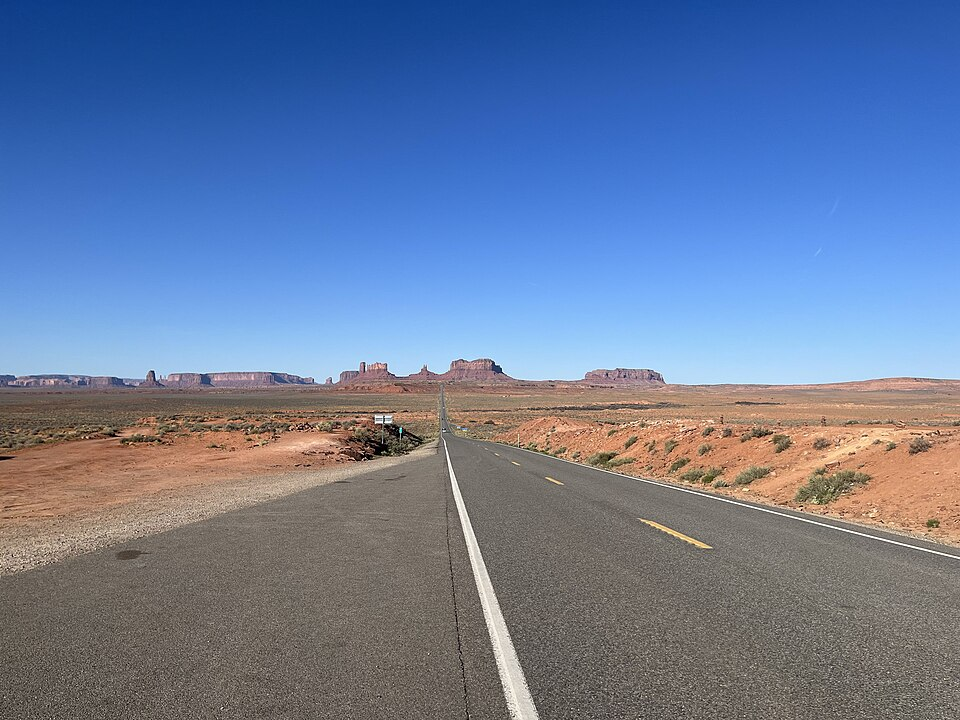
#> input picture lab/landscapes/utah/photograph.jpg, 960 x 720 px
$ python score.py
#> lines starting #> are read from the running program, lines starting #| are printed output that depends on the picture; after the words box and inside, x2 and y2 are one past the last pixel; in counts of white or black regions, pixels touching at a corner belong together
from pathlib import Path
import numpy as np,sys
from PIL import Image
from scipy.ndimage import median_filter,gaussian_filter1d
D=Path(__file__).parent
def skyline(f,real):
#> called with real = True
 a=np.array(Image.open(f).convert('RGB'),dtype=float)
 # Strip contains sky and land only. Reject isolated compression differences.
 if real: sky=(a[:,:,2]>a[:,:,0]*1.04)&(a[:,:,2]>a[:,:,1]*1.015)
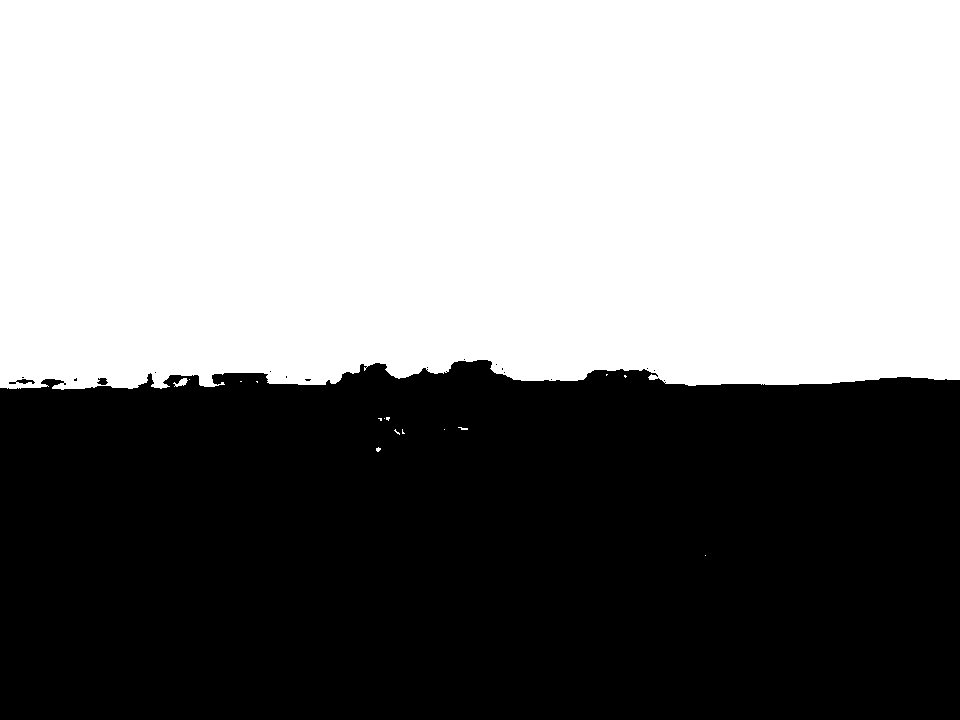
#> sky: shape (720, 960) bool; 52.7% white; 18 black regions (15 under 20 px), largest, box (x1, y1, x2, y2) and area: (0, 360, 960, 720) 326883, (9, 379, 35, 384) 69, (97, 378, 108, 385) 55
 else: sky=(a[:,:,2]>a[:,:,0]*1.025)&(a[:,:,2]>=a[:,:,1]*.99) | (a.min(axis=2)>180)
 raw=np.argmax(~sky[310:432],axis=0)+310
#> raw = 960 values, max 389 at index 7, min 359 at index 464, mean 378.7
 return median_filter(raw,3).astype(float)
true=skyline(D/'photograph.jpg',True);i=np.arange(8,952);train=(i>340)&(i<620)
#> after `true = skyline(D / 'photograph.jpg', True)`: true = 960 values, max 389 at index 66, min 360 at index 477, mean 378.7
for f in sys.argv[1:] or ['before','after']:
 p=skyline(D/(f+'.jpg'),False);off=np.median((true-p)[i[train]]);t=i[~train];err=p[t]-true[t]
#> (the run stopped early here; a loop or call above may not have finished)
